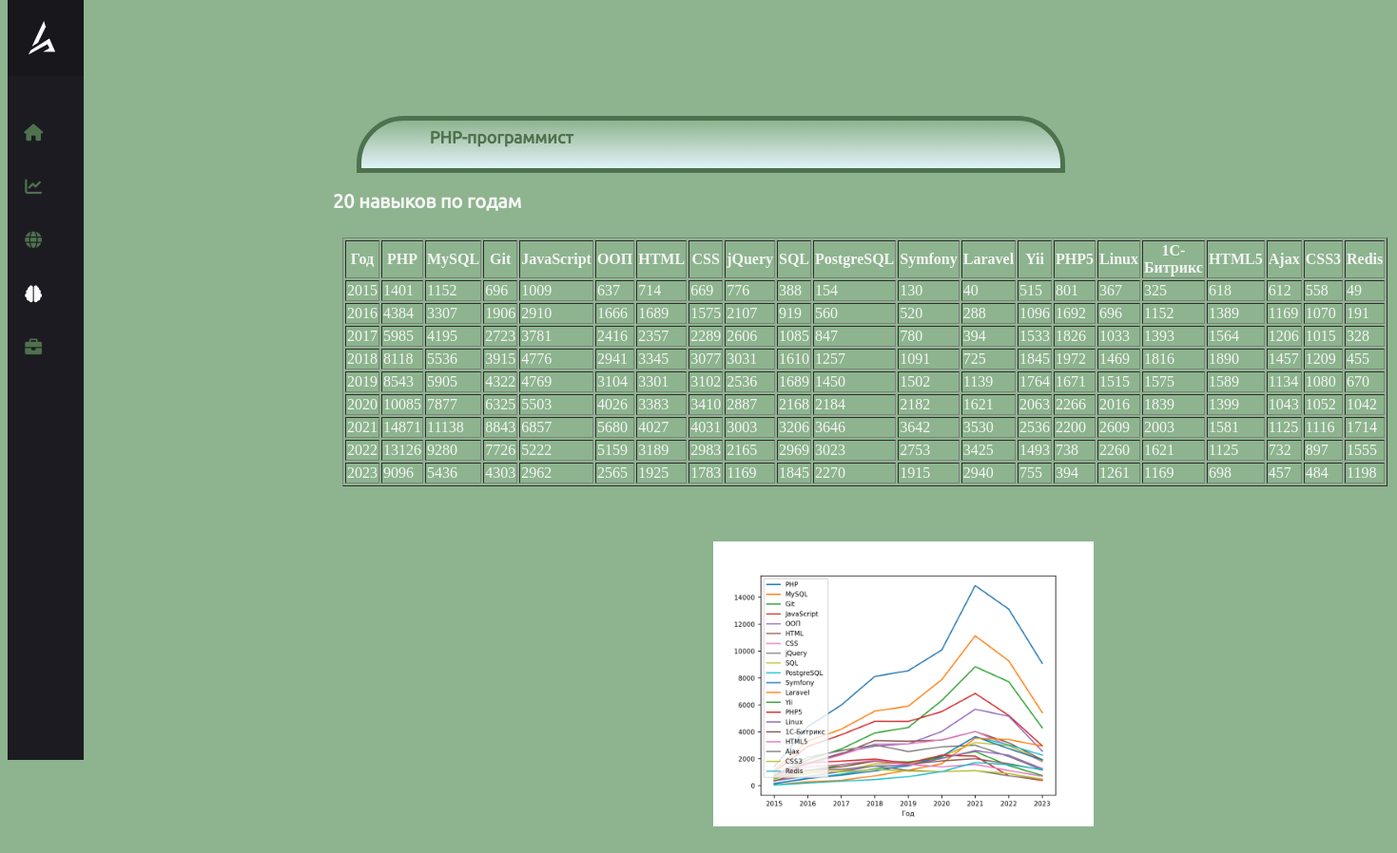
Screenshot of /skills/ with the database file from the repository.
### templates_files/models.py (models this page shows)
class Skills(models.Model):
    table_name = models.TextField(blank=False, verbose_name='Название таблицы', max_length=30)
    table = models.TextField(blank=False, verbose_name='Таблица')
    graph_skills = models.ImageField(upload_to='images_db/%Y/%m/%d', blank=False, verbose_name='График по скиллам')

### templates_files/views.py (the view)
# urls.py: path('skills/', skills_page, name='skills'),
def skills_page(request):
    return render(request, 'Skills.html', { 'context': Skills.objects.all()})

### templates/Skills.html (shortened to what this page needs)
{% load static %}
<!DOCTYPE html>
<html lang="ru">
<head>
    <link rel="stylesheet" href="{% static "css/styles.css" %}">
    <link rel="stylesheet" href="https://cdn.jsdelivr.net/npm/ionicons@6.0.0/dist/ionicons.min.css">
    <link rel="stylesheet" href="https://cdnjs.cloudflare.com/ajax/libs/font-awesome/6.0.0/css/all.min.css">
</head>
<body>
<header>
    <p>PHP-программист</p>
</header>
<main>
    <div class="body">
        <div class="input_group">
            <div class="navigation">
<nav id="navbar">
  <ul class="navbar-items flexbox-col">
    <li class="navbar-logo flexbox-left">
      <a class="navbar-item-inner flexbox">
      </a>
    </li>
    <li class="navbar-item flexbox-left">
      <a class="navbar-item-inner flexbox-left" href="/">
        <div class="navbar-item-inner-icon-wrapper flexbox">
            <i class="fas fa-home"></i>
        </div>
      </a>
    </li>
    <li class="navbar-item flexbox-left">
      <a class="navbar-item-inner flexbox-left" href="{% url 'demend' %}">
        <div class="navbar-item-inner-icon-wrapper flexbox">
            <i class="fas fa-chart-line"></i>
        </div>
      </a>
    </li>
    <li class="navbar-item flexbox-left">
      <a class="navbar-item-inner flexbox-left" href={% url 'geography' %}>
        <div class="navbar-item-inner-icon-wrapper flexbox">
          <i class="fas fa-globe"></i>
        </div>
    </li>
    <li class="navbar-item flexbox-left">
      <a class="navbar-item-inner flexbox-left" style="color: #FFFFFF !important;" href={% url 'skills' %}>
        <div class="navbar-item-inner-icon-wrapper flexbox">
          <i class="fas fa-brain"></i>
        </div>
    </li>
    <li class="navbar-item flexbox-left">
      <a class="navbar-item-inner flexbox-left" href={% url 'lastVacancy' %}>
        <div class="navbar-item-inner-icon-wrapper flexbox">
            <i class="fas fa-briefcase"></i>
        </div>
    </li>
  </ul>
</nav>
</div>
<div class="home_text" style="top: 200px; margin-bottom: 240px;">
    {% for data in context %}
    <h1>{{ data.table_name }}</h1>
    <div class="tables_skills">
        {{ data.table|safe }}
    </div>
    <img class="skills_graph" src={{ data.graph_skills.url }}/>
    <div class="empty_skills"></div>
{% endfor %}
</div>
</div>
</main>
</body>
</html>

### static/css/styles.css (style rules this page uses)
html { padding: 0; margin: 0; background: #8DB48E; }
body { margin-top: 3.5%; border-radius: 50px; height: 85vh; padding-top: 50px; }
header { position: absolute; width: 50%; bottom: 93%; height: 50px; border-radius: 50px 50px 0px 0px; border: 5px solid #4D724D; background: linear-gradient(0deg, #E1F2F7 0%, rgba(225, 242, 247, 0.00) 100%); z-index: 2; text-align: center; margin-left: 25%; font-family: Ubuntu-Regular; color: #4D724D !important; font-size: 30px; font-weight: bold; }
header p { margin-top: 1%; margin-right: 60%; }
a { color: #4D724D !important; text-decoration: none }
:root { --primary: 237, 94%, 81%; --background: 266, 16%, 92%; --background-secondary: 256, 12%, 12%; --background-secondary-dark: 256, 10%, 10%; --background-secondary-light: 257, 11%, 16%; --text-primary: 0, 0%, 0%; --black: 0, 0%, 0%; --white: 0, 0%, 100%; --quite-gray: 0, 0%, 50%; --grooble: 10, 28%, 93%; --heading-large: 5.6rem; --heading-medium: 3.6rem; --heading-small: 2.4rem; --paragraph: 1.11rem; --navbar-buttons: 2.4rem; --transition-main: .175, .685, .32; --font-main: "Poppins"; }
*, *::before, *::after { box-sizing: inherit; }
h1, h2, h3, h4, h5, h6 { margin: 0; }
h1 { font-size: var(--heading-large); }
h1, h2 { font-weight: 900; }
p { margin: 0; font-size: var(--paragraph); }
a { color: hsla(var(--primary), 1); font-size: var(--paragraph); text-decoration: underline; }
ul, ol { margin: 1em 0; }
.flexbox { display: flex; justify-content: center; align-items: center; }
.flexbox-left { display: flex; justify-content: flex-start; align-items: center; }
.flexbox-col { display: flex; justify-content: center; flex-direction: column; align-items: center; }
#navbar { top: 0; padding: 0; width: 5em; height: 100vh; position: fixed; background-color: hsl(var(--background-secondary)); transition: width .35s cubic-bezier(var(--transition-main), 1); overflow-y: auto; overflow-x: hidden; }
.navbar-items { margin: 0; padding: 0; list-style-type: none; }
.navbar-logo { margin: 0 0 2em 0; width: 100%; height: 5em; background: hsl(var(--background-secondary-dark)); }
.navbar-logo > .navbar-item-inner { width: calc(5rem - 8px); }
.navbar-logo > .navbar-item-inner > svg { height: 2em; fill: hsl(var(--white)); }
.navbar-item { padding: 0 .5em; width: 100%; cursor: pointer; }
.navbar-item-inner { padding: 1em 0; width: 100%; position: relative; color: hsl(var(--quite-gray)); border-radius: .25em; text-decoration: none; transition: all .2s cubic-bezier(var(--transition-main), 1); }
.navbar-item-inner-icon-wrapper { width: calc(5rem - 1em - 8px); position: relative; }
@media only screen and (max-width: 1660px) { :root { --heading-large: 5.4rem; --heading-medium: 3.4rem; --heading-small: 2.2rem; } }
.home_text { position: absolute; left: 350px; top: 80px; }
.home_text h1 { font-family: 'Ubuntu-Regular'; width: 300px; color: #F5F5F5; font-size: 20px; }
.tables_skills { display: flex; flex-direction: row; position: absolute; left: 10px; top: 50px; }
.tables_skills table { color: #F5F5F5; }
.skills_graph { position: absolute; width: 400px; height: 300px; left: 400px; top: 370px }
.empty_skills { height: 750px; }

### rows the page displays
Skills: table_name "20 навыков по годам", table "Год PHP MySQL Git JavaScript ООП HTML CSS jQuery SQL PostgreSQL Symfony Laravel Yii PHP5 Linux 1С-Битрикс HTML5 Ajax CSS3 Redis 2015 1401 1152 696 1009 637 714 669 776 388 154 130 40 515 801 367 325 618 612 558 49 2016 4384 3307 1906 2910 1666 1689 1575 2107 919 560 520 288 1096 1692 696 1152 1389 1169 1070 191 2017 5985 4195 2723 3781 2416 2357 2289 2606 1085 847 780 394 1533 1826 1033 1393 1564 1206 1015 328 2018 8118 5536 3915 4776 2941 3345 3077 3031 1610 1257 1091 725 1845 1972 1469 1816 1890 1457 1209 455 2019 8543 5905 4322 4769 3104 3301 3102 2536 1689 1450 1502 1139 1764 1671 1515 1575 1589 1134 1080 670 2020 10085 7877 6325 5503 4026 3383 3410 2887 2168 2184 2182 1621 2063 2266…", graph_skills (picture)
